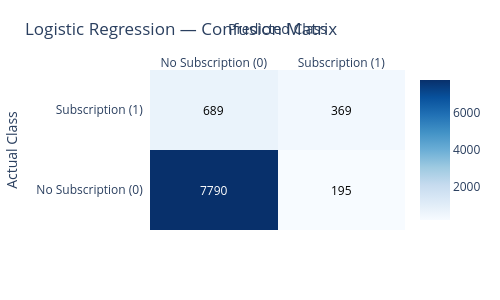

Here is the notebook cell this chart was saved with:
### Code cell
import plotly.figure_factory as ff

# Create confusion matrix labels
cm_labels = [
    "No Subscription (0)",
    "Subscription (1)"
]

# Create interactive confusion matrix
fig = ff.create_annotated_heatmap(
    z=logistic_cm,
    x=cm_labels,
    y=cm_labels,
    annotation_text=[
        [str(value) for value in row]
        for row in logistic_cm
    ],
    colorscale="Blues",
    showscale=True
)

fig.update_layout(
    title="Logistic Regression — Confusion Matrix",
    xaxis_title="Predicted Class",
    yaxis_title="Actual Class",
    width=500,
    height=300,
    margin=dict(l=70, r=30, t=70, b=70)
)

fig.show()

### Figure 1 — Plotly figure (JSON) as saved in the notebook; plotly's stock layout.template omitted (floating-point values rounded to 4 significant figures)
{"data": [{"colorscale": [[0, "rgb(247,251,255)"], [0.125, "rgb(222,235,247)"], [0.25, "rgb(198,219,239)"], [0.375, "rgb(158,202,225)"], [0.5, "rgb(107,174,214)"], [0.625, "rgb(66,146,198)"], [0.75, "rgb(33,113,181)"], [0.875, "rgb(8,81,156)"], [1, "rgb(8,48,107)"]], "reversescale": false, "showscale": true, "type": "heatmap", "x": ["No Subscription (0)", "Subscription (1)"], "y": ["No Subscription (0)", "Subscription (1)"], "z": [[7790, 195], [689, 369]]}], "layout": {"annotations": [{"font": {"color": "#FFFFFF"}, "showarrow": false, "text": "7790", "x": "No Subscription (0)", "xref": "x", "y": "No Subscription (0)", "yref": "y"}, {"font": {"color": "#000000"}, "showarrow": false, "text": "195", "x": "Subscription (1)", "xref": "x", "y": "No Subscription (0)", "yref": "y"}, {"font": {"color": "#000000"}, "showarrow": false, "text": "689", "x": "No Subscription (0)", "xref": "x", "y": "Subscription (1)", "yref": "y"}, {"font": {"color": "#000000"}, "showarrow": false, "text": "369", "x": "Subscription (1)", "xref": "x", "y": "Subscription (1)", "yref": "y"}], "height": 300, "margin": {"b": 70, "l": 70, "r": 30, "t": 70}, "title": {"text": "Logistic Regression — Confusion Matrix"}, "width": 500, "xaxis": {"dtick": 1, "gridcolor": "rgb(0, 0, 0)", "side": "top", "ticks": "", "title": {"text": "Predicted Class"}}, "yaxis": {"dtick": 1, "ticks": "", "ticksuffix": "  ", "title": {"text": "Actual Class"}}}}
